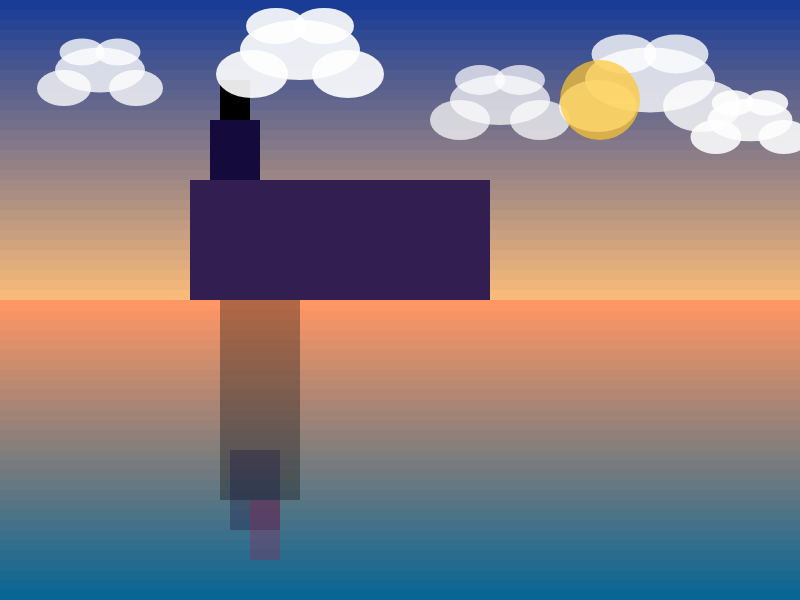
Frame 1 (no input)
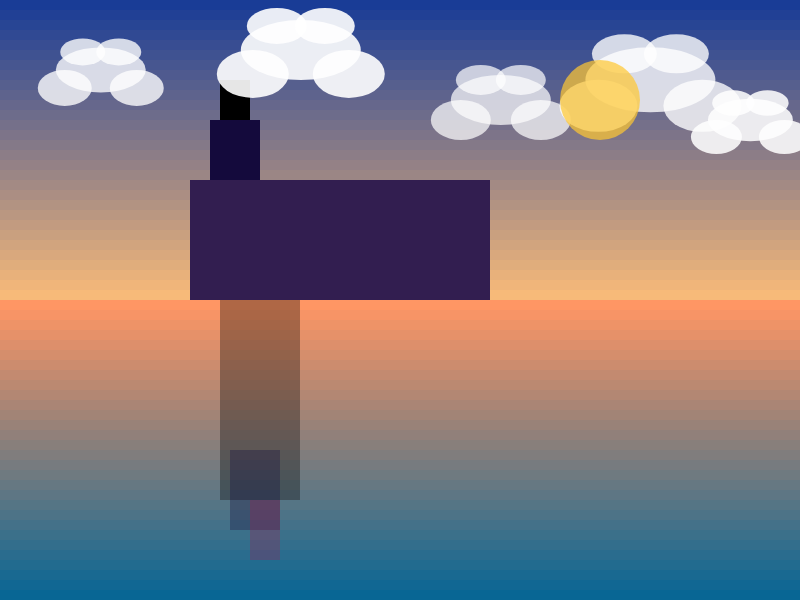
Frame 2 (the mouse pressed at the canvas centre, redrawn once)

The p5.js sketch that drew these frames (run headless with seeded random() and noise() and a simulated clock; the mouse was pressed at the canvas centre and the sketch redrawn once):

// p5.js sketch
// ── sketch.js
let shapes = [];
let sunElement = null; // Reference for the sun
let moonElement = null; // Reference for the moon
let animationStarted = false; // Prevents multiple animations from starting at once

// setup() function
function setup() {
  createCanvas(800, 600);
  noLoop(); // Initial rendering will not loop until animation is triggered

  // Create the sky gradient
  for (let y = 0; y < height / 2; y += 10) {
    let skyColor = lerpColor(color(25, 60, 150), color(255, 190, 120), y / (height / 2));
    shapes.push(new BauhausRect(0, y, width, 10, skyColor)); // Sky layers
  }

  // Create the water gradient
  for (let y = height / 2; y < height; y += 10) {
    let waterColor = lerpColor(color(255, 150, 100), color(0, 100, 150), (y - height / 2) / (height / 2));
    shapes.push(new BauhausRect(0, y, width, 10, waterColor)); // Water layers
  }

  // Create the building
  shapes.push(new BauhausRect(220, 80, 30, 100, color(0, 0, 0))); // Left part
  shapes.push(new BauhausRect(210, 120, 50, 80, color(20, 10, 60))); // Middle part
  shapes.push(new BauhausRect(190, 180, 300, 120, color(50, 30, 80))); // Right part

  // Add building reflections
  shapes.push(new BauhausRect(220, 300, 80, 200, color(0, 0, 0, 80))); // Top reflection
  shapes.push(new BauhausRect(230, 450, 50, 80, color(20, 10, 60, 80))); // Middle reflection
  shapes.push(new BauhausRect(250, 500, 30, 60, color(150, 30, 80, 80))); // Bottom reflection

  // Add the clouds
  shapes.push(new BauhausCloud(100, 70, 90, 200));
  shapes.push(new BauhausCloud(300, 50, 120, 230));
  shapes.push(new BauhausCloud(500, 100, 100, 180));
  shapes.push(new BauhausCloud(650, 80, 130, 200));
  shapes.push(new BauhausCloud(750, 120, 85, 220));

  // Add the sun
  sunElement = new BauhausCircle(600, 100, 80, color(255, 200, 50, 180)); // Sun with initial color
  shapes.push(sunElement);

  // Create Dark Mode Button
  let darkModeButton = createButton("Dark Mode");
  darkModeButton.position(10, 620); // Position the button below the canvas
  darkModeButton.mousePressed(startDarkModeAnimation); // Attach the animation function
}

// draw() function
function draw() {
  background(255); // Set white background
  for (let shape of shapes) {
    shape.draw();
    if (shape instanceof BauhausCloud) {
      shape.move(); // Clouds move each frame
    }
  }
}

// Function to start dark mode animation
function startDarkModeAnimation() {
  if (animationStarted) return; // Prevents multiple triggers
  animationStarted = true;

  let startTime = millis(); // Start time for animation
  let duration = 5000; // Animation duration (5 seconds)

  function animate() {
    let elapsedTime = millis() - startTime;
    let progress = constrain(elapsedTime / duration, 0, 1); // Progress from 0 to 1

    // Gradually darken the sky and water based on original color
    for (let i = 0; i < height / 2 / 10; i++) {
      let originalColor = shapes[i].color;
      let darkColor = lerpColor(originalColor, color(0, 0, 50), progress); // Darken sky gradually
      shapes[i].color = darkColor;
    }

    for (let i = height / 2 / 10; i < height / 10; i++) {
      let originalColor = shapes[i].color;
      let darkColor = lerpColor(originalColor, color(30, 30, 80), progress); // Darken reflections gradually
      shapes[i].color = darkColor;
    }

    // Move the sun and gradually make it disappear
    sunElement.x += (200 - sunElement.x) * progress; // Sun moves to the right
    sunElement.y += (500 - sunElement.y) * progress; // Sun moves down
    sunElement.color = lerpColor(color(255, 200, 50, 180), color(0, 0, 0, 0), progress); // Sun fades out

    // Introduce the moon when the sun is fully gone
    if (progress === 1 && !moonElement) {
      moonElement = new BauhausCircle(600, 100, 60, color(255)); // Moon appears
      shapes.push(moonElement);
    }

    // Gradually fade out clouds
    for (let shape of shapes) {
      if (shape instanceof BauhausCloud) {
        shape.color.setAlpha(255 * (1 - progress)); // Clouds fade out
      }
    }

    if (progress < 1) {
      requestAnimationFrame(animate); // Continue animation
    } else {
      animationStarted = false; // Reset flag after animation ends
    }
    draw(); // Redraw the canvas each frame
  }

  animate(); // Start the animation
}

// Base class representing a generic Bauhaus shape
class BauhausShape {
  constructor(x, y, color) {
    this.x = x;      // X-coordinate of the shape
    this.y = y;      // Y-coordinate of the shape
    this.color = color;  // Color of the shape
  }
}

// Class representing a rectangle shape in Bauhaus style
class BauhausRect extends BauhausShape {
  constructor(x, y, width, height, color) {
    super(x, y, color);
    this.width = width;    // Width of the rectangle
    this.height = height;  // Height of the rectangle
  }

  // Method to draw the rectangle
  draw() {
    fill(this.color);  // Set the fill color
    noStroke();        // No border for the rectangle
    rect(this.x, this.y, this.width, this.height); // Draw the rectangle
  }
}

// Class representing a circle shape in Bauhaus style
class BauhausCircle extends BauhausShape {
  constructor(x, y, size, color) {
    super(x, y, color);
    this.size = size;  // Diameter of the circle
  }

  // Method to draw the circle
  draw() {
    fill(this.color);  // Set the fill color
    noStroke();        // No border for the circle
    ellipse(this.x, this.y, this.size); // Draw the circle
  }
}

// Class representing a line in Bauhaus style
class BauhausLine {
  constructor(x, y, length, angle, color) {
    this.x = x;            // X-coordinate of the starting point of the line
    this.y = y;            // Y-coordinate of the starting point of the line
    this.length = length;  // Length of the line
    this.angle = angle;    // Angle of rotation for the line
    this.color = color;    // Color of the line
  }

  // Method to draw the line
  draw() {
    stroke(this.color);    // Set the line color
    strokeWeight(2);       // Set the thickness of the line
    push();                // Save the current state of the canvas
    translate(this.x, this.y); // Move the origin to the line's starting point
    rotate(radians(this.angle)); // Rotate the line by the specified angle
    line(0, 0, this.length, 0);  // Draw the line from origin to the specified length
    pop();                 // Restore the original state of the canvas
  }
}

// Class representing a cloud shape in Bauhaus style
class BauhausCloud extends BauhausShape {
  constructor(x, y, size, alpha) {
    super(x, y, color(255, 255, 255, alpha));
    this.size = size;            // Size of the cloud
    this.speedX = random(0.2, 1);  // Horizontal movement speed
    this.speedY = random(-0.2, 0.2); // Vertical movement speed
  }

  // Method to draw the cloud
  draw() {
    noStroke();       // No border for the cloud
    fill(this.color); // Set the fill color for the cloud

    // Draw multiple ellipses to form a cloud-like shape
    ellipse(this.x, this.y, this.size, this.size * 0.5);
    ellipse(this.x - this.size * 0.4, this.y + this.size * 0.2, this.size * 0.6, this.size * 0.4);
    ellipse(this.x + this.size * 0.4, this.y + this.size * 0.2, this.size * 0.6, this.size * 0.4);
    ellipse(this.x - this.size * 0.2, this.y - this.size * 0.2, this.size * 0.5, this.size * 0.3);
    ellipse(this.x + this.size * 0.2, this.y - this.size * 0.2, this.size * 0.5, this.size * 0.3);
  }

  // Method to move the cloud
  move() {
    this.x += this.speedX; // Update X-coordinate based on horizontal speed
    this.y += this.speedY; // Update Y-coordinate based on vertical speed

    // Wrap around the canvas horizontally
    if (this.x > width + this.size) {
      this.x = -this.size;
    } else if (this.x < -this.size) {
      this.x = width + this.size;
    }

    // Wrap around the canvas vertically
    if (this.y > height + this.size * 0.5) {
      this.y = -this.size * 0.5;
    } else if (this.y < -this.size * 0.5) {
      this.y = height + this.size * 0.5;
    }
  }
}
